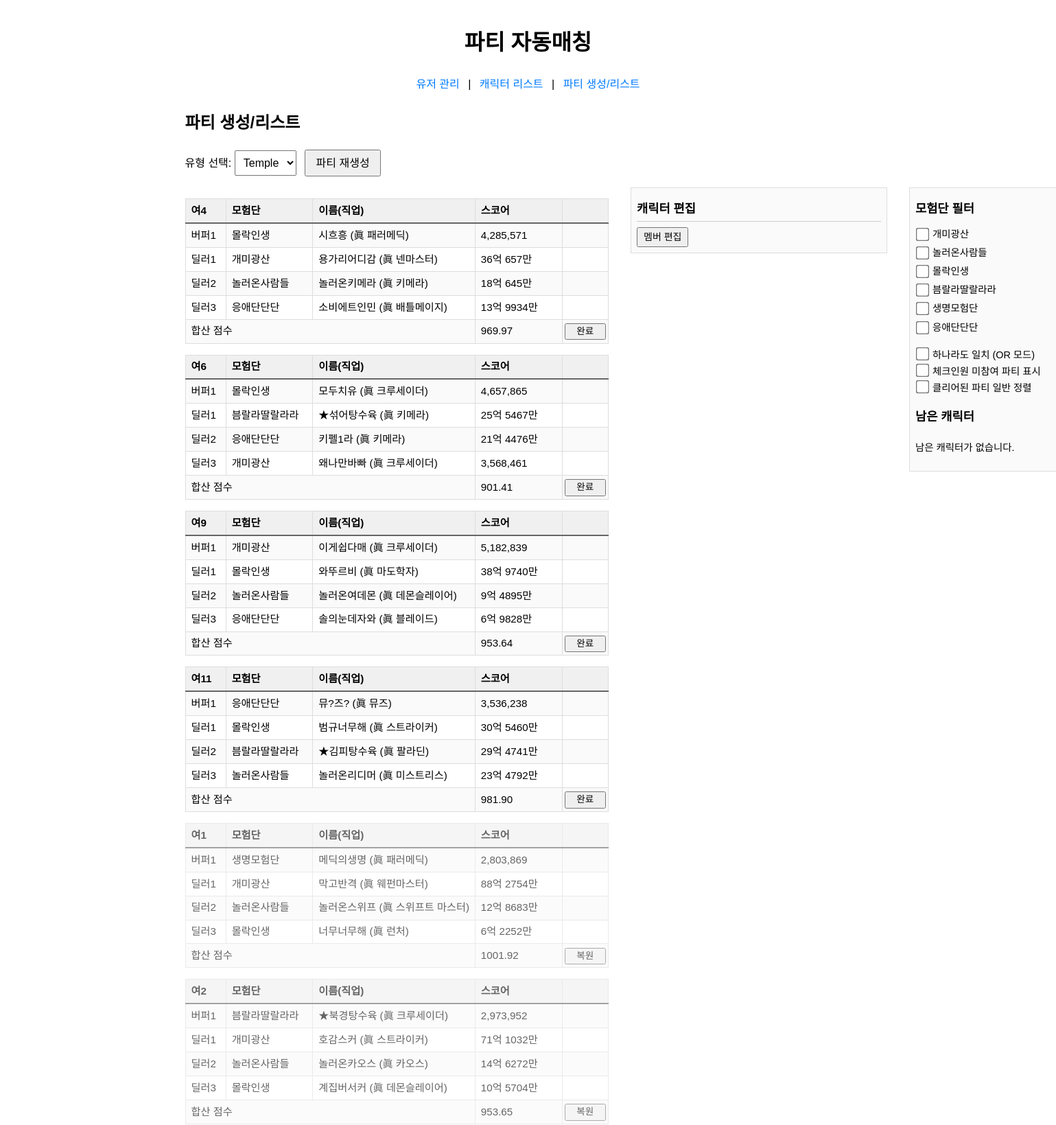
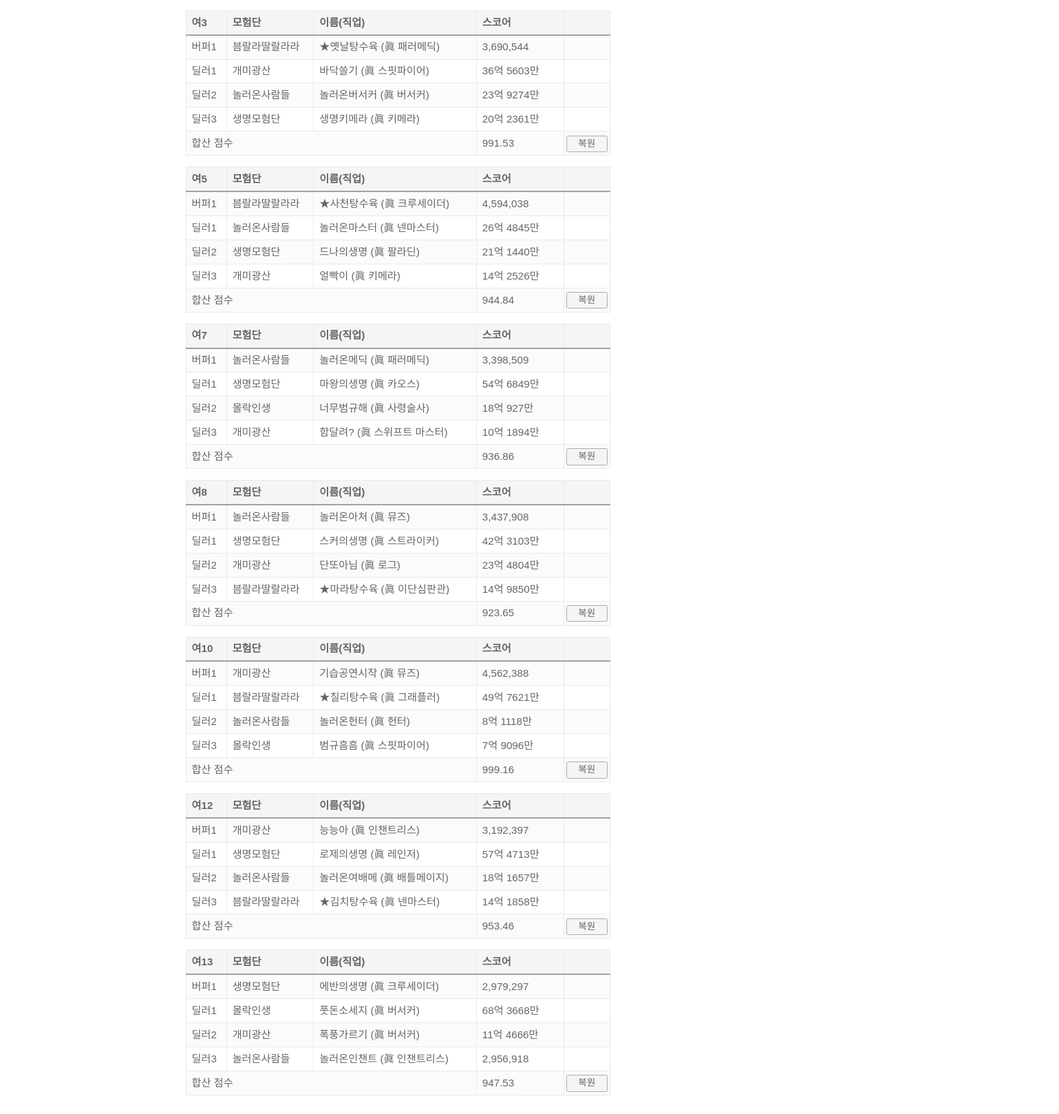
Page /party/ on the committed database (2 pictures, top to bottom).
### tables this page shows
CREATE TABLE "party" (
	"id"	INTEGER,
	"type"	TEXT,
	"buffer"	TEXT,
	"dealer1"	TEXT,
	"dealer2"	TEXT,
	"dealer3"	TEXT,
	"result"	NUMERIC,
	"is_completed"	TEXT,
	PRIMARY KEY("id" AUTOINCREMENT)
);

### blueprints/party.py (the view, shortened to what this page needs)
@party_bp.route('/', methods=['GET', 'POST'])
def list_and_generate():
    role = request.values.get('role', 'temple')
    conn = get_db_connection()
    rows = conn.execute(
        "SELECT id, buffer, dealer1, dealer2, dealer3, result, "
        "       COALESCE(is_completed, 0) AS is_completed "
        "FROM party WHERE type = ? ORDER BY id ASC",
        (role,)
    ).fetchall()
    parties = []
    for r in rows:
        completed_flag = False
        try:
            completed_flag = bool(int(r['is_completed']))
        except Exception:
            completed_flag = bool(r['is_completed'])
        raw_buf = r['buffer']
        if raw_buf:
            buf = json.loads(raw_buf)
            buf['isbuffer'] = bool(int(buf.get('isbuffer', 0)))
        else:
            buf = None
        dealers = []
        for key in ('dealer1', 'dealer2', 'dealer3'):
            raw = r[key]
            if raw:
                d = json.loads(raw)
                d['isbuffer'] = bool(int(d.get('isbuffer', 0)))
                dealers.append(d)
            else:
                dealers.append(None)
        parties.append({
            'id': r['id'],
            'buffer': buf,
            'dealers': dealers,
            'result': r['result'],
            'is_completed': bool(int(r['is_completed'])),
        })
    ab_rows = conn.execute(
        "SELECT character FROM abandonment WHERE type = ? ORDER BY id ASC",
        (role,)
    ).fetchall()
    abandoned = [json.loads(r['character']) for r in ab_rows]
    conn.close()
    return render_template(
        'party.html',
        selected=role,
        parties=parties,
        abandoned=abandoned
    )

### blueprints/party.py (called while the page is built)
def format_korean(num):
    parts = []
    eok = num // 100_000_000
    if eok:
        parts.append(f"{eok}억")
        num %= 100_000_000
    man = num // 10_000
    if man:
        parts.append(f"{man}만")
    return " ".join(parts) or "0"

### db.py (called while the page is built)
def get_db_connection():
    db_path = os.path.join(current_app.root_path, 'database', 'DB.sqlite')
    conn = sqlite3.connect(db_path)
    conn.row_factory = sqlite3.Row
    return conn

### templates/party.html (shortened to what this page needs)
{% extends 'base.html' %}
{% block content %}
  <h2>파티 생성/리스트</h2>
  <div style="margin-bottom:1rem;">
    <form method="get" action="" style="display:inline;">
      <label for="role-select">유형 선택:</label>
      <select id="role-select" name="role" onchange="this.form.submit()">
        <option value="temple" {% if selected=='temple' %}selected{% endif %}>Temple</option>
      </select>
    </form>
	<form method="post" action="" style="display:inline; margin-left:0.5rem;" id="regen-form">
	  <button type="submit" id="regen-btn">파티 재생성</button>
	</form>
  </div>
  {% if parties %}
    <div class="party-wrapper">
      {% set prefixes = {'temple':'여','azure':'애','venus':'베'} %}
      <div class="party-list">
        {% for p in parties %}
          {% set partyIndex = loop.index %}
          <table class="border table-auto {% if p.is_completed %}completed{% endif %}" data-id="{{ p.id }}">
            <colgroup>
              <col style="width:7ch">
              <col style="width:15ch">
              <col style="width:28ch">
              <col style="width:15ch">
              <col style="width:8ch">
            </colgroup>
            <thead class="bg-gray-100">
              <tr>
                <th>{{ prefixes[selected] }}{{ loop.index }}</th>
                <th>모험단</th>
                <th>이름(직업)</th>
                <th>스코어</th>
                <th></th>
              </tr>
            </thead>
            <tbody>
			  <tr class="border-b">
				<td>버퍼1</td>
				{% if p.buffer %}
				  <td>{{ p.buffer.adventure }}</td>
				  <td>{{ p.buffer.chara_name }} ({{ p.buffer.job }})</td>
				  <td class="text-right">{{ "{:,}".format(p.buffer.score) }}</td>
				{% else %}
				  <td colspan="2" class="text-center">—</td>
				  <td class="text-right">—</td>
				{% endif %}
				<td class="swap-col">
				</td>
			  </tr>
              {% for i in range(3) %}
                {% set d = p.dealers[i] %}
                <tr class="border-b">
                  <td>딜러{{ i+1 }}</td>
                  {% if d %}
                    <td>{{ d.adventure }}</td>
                    <td>{{ d.chara_name }} ({{ d.job }})</td>
                    <td class="text-right">
                      {% if d.isbuffer %}
                        {{ "{:,}".format(d.score) }}
                      {% else %}
                        <span class="score-text">{{ d.score | int | korean }}</span>
                      {% endif %}
                    </td>
                  {% else %}
                    <td colspan="2" class="text-center">—</td>
                    <td>—</td>
                  {% endif %}
                  <td class="swap-col">
                  </td>
                </tr>
              {% endfor %}
              <tr class="bg-gray-100">
                <td colspan="3" class="text-right font-semibold">합산 점수</td>
                <td class="text-right font-semibold">
                  {{ "{:.2f}".format(p.result) if p.result is not none else '—' }}
                </td>
                <td>
                  {% if not p.is_completed %}
                    <form method="post"
                          action="{{ url_for('party.complete_party') }}"
                          onsubmit="return confirm('이 파티를 던전 클리어 처리하시겠습니까?');">
                      <button type="submit">완료</button>
                    </form>
                  {% else %}
                    <form method="post"
                          action="{{ url_for('party.uncomplete_party') }}"
                          onsubmit="return confirm('이 파티를 미완료 상태로 되돌리시겠습니까?');">
                      <button type="submit">복원</button>
                    </form>
                  {% endif %}
                </td>
              </tr>
            </tbody>
          </table>
        {% endfor %}
      </div>
      <div class="middle-list">
        <h3>캐릭터 편집</h3>
        <button id="edit-members-btn">멤버 편집</button>
      </div>
      <div class="abandon-list">
        <h3>모험단 필터</h3>
        <ul id="filter-options" class="filter-options"></ul>
        <div class="mode-toggle">
          <label><input type="checkbox" id="filter-mode"> 하나라도 일치 (OR 모드)</label><br>
		  <label><input type="checkbox" id="show-non-participating"> 체크인원 미참여 파티 표시</label><br>
          <label><input type="checkbox" id="show-completed"> 클리어된 파티 일반 정렬</label>
        </div>
        <h3>남은 캐릭터</h3>
        {% if abandoned %}
          <ul class="characters">
            {% for c in abandoned %}
              <li data-char='{{ c|tojson }}'>
                <div class="character-card">
                  <div class="card-top">
                    {{ c.adventure }} — {{ c.chara_name }} ({{ c.job }})
                  </div>
                  <div class="card-bottom">
                    [{{ '버퍼' if c.isbuffer else '딜러' }}] - {{ "{:,}".format(c.score) }}
                    <button class="swap-in-btn" disabled>IN</button>
                  </div>
                </div>
              </li>
            {% endfor %}
          </ul>
        {% else %}
          <p>남은 캐릭터가 없습니다.</p>
        {% endif %}
      </div>
    </div>
  {% else %}
    <p>해당 유형의 파티가 없습니다. 파티 재생성을 눌러주세요.</p>
  {% endif %}
{% endblock %}

### templates/base.html (shortened to what this page needs)
<!doctype html>
<html lang="ko">
<head>
  <link rel="stylesheet" href="{{ url_for('static', filename='style.css') }}">
</head>
<body>
  <header>
    <h1>파티 자동매칭</h1>
    <nav>
      <a href="{{ url_for('users.list_users') }}">유저 관리</a> |
      <a href="{{ url_for('characters.show_characters') }}">캐릭터 리스트</a> |
      <a href="{{ url_for('party.list_and_generate') }}">파티 생성/리스트</a>
    </nav>
  </header>
  <main>
    {% block content %}{% endblock %}
  </main>
</body>
</html>
</body>
</html>

### static/style.css (style rules this page uses)
body { font-family: sans-serif; max-width: 1000px; margin: 0 auto; padding: 1rem; line-height: 1.6; }
header { text-align: center; margin-bottom: 1.5rem; }
nav { margin-top: 0.5rem; }
nav a { margin: 0 0.5rem; text-decoration: none; color: #007bff; }
select { padding: 0.4rem 0.6rem; font-size: 0.9rem; }
button { padding: 0.4rem 0.8rem; font-size: 1rem; line-height: 1.2; cursor: pointer; margin-right: 0.25rem; }
.table, table { width: auto; border-collapse: collapse; font-size: 0.9rem; margin-top: 1rem; }
th, td { border: 1px solid #ddd; padding: 0.4rem 0.8rem; text-align: left; white-space: nowrap; }
thead th { background-color: #f0f0f0; border-bottom: 2px solid #666; }
tbody tr:nth-child(odd) { background-color: #fafafa; }
p { margin-top: 1rem; font-size: 0.9rem; }
@media (min-width: 1024px) and (max-width: 1919px) { body { max-width: 1000px; padding: 1rem; } }
@media (min-width: 1024px) and (max-width: 1919px) { button { padding: 0.5rem 0.9rem; font-size: 1rem; margin-right: 0.4rem; } }
@media (min-width: 1024px) and (max-width: 1919px) { select { padding: 0.5rem; font-size: 1rem; } }
@media (min-width: 1024px) and (max-width: 1919px) { table { font-size: 0.95rem; } }
input[type="checkbox"] { transform: scale(1.5); margin: 0.25rem; }
.party-wrapper { display: flex; align-items: flex-start; gap: 2rem; width: 100%; }
.party-list { flex: 0 0 auto; margin-right: auto; }
.middle-list { flex: 0 0 40ch; position: sticky; top: 1rem; max-height: calc(100vh - 6rem); overflow-y: auto; padding: 0.5rem; border: 1px solid #ddd; background: #fafafa; }
.middle-list h3 { margin-top: 0.5rem; margin-bottom: 0.5rem; font-size: 1.1rem; border-bottom: 1px solid #ccc; padding-bottom: 0.25rem; }
.abandon-list { flex: 0 0 40ch; margin-left: 2rem; position: sticky; top: 1rem; max-height: calc(100vh - 6rem); overflow-y: auto; padding: 0.5rem; border: 1px solid #ddd; background: #fafafa; }
.party-list button, .abandon-list button { padding: 0.10rem 0.5rem; font-size: 0.875rem; line-height: 1.2; }
.party-list table th, .party-list table td { padding: 0.3rem 0.5rem; }
#edit-members-btn { padding: 0.25rem 0.5rem; font-size: 0.875rem; line-height: 1.2; margin: 0; }
.party-list table td:last-child form button { display: inline-block; width: 100%; margin: 0; padding: 0; height: 100%; font-size: 0.85rem; line-height: 1.5em; }
.party-list table td:last-child { padding: 0.2em; text-align: center; vertical-align: middle; }
.party-list table td.swap-col { padding: 0.2em; text-align: center; vertical-align: middle; }
.swap-col { padding: 0; }
.middle-list h3 { border-bottom: 1px solid #ccc; }

### templates/party.html (style rules this page uses)
.completed { filter: grayscale(100%); opacity: 0.6; }
.party-wrapper { display: flex; align-items: flex-start; gap: 2rem; width: 100%; }
.party-list { flex: 1 1 auto; }
.party-list table { width: 65ch; table-layout: fixed; margin-bottom: 1rem; }
.abandon-list { flex: 0 0 40ch; margin-left: auto; position: sticky; top: 1rem; max-height: calc(100vh - 6rem); overflow-y: auto; padding: 0.5rem; border: 1px solid #ddd; background: #fafafa; }
.abandon-list h3 { margin: 0.5rem 0 0.25rem; font-size: 1.1rem; padding-bottom: 0.25rem; }
.abandon-list .filter-options { list-style: none; padding: 0; margin: 0.5rem 0 1rem; }
.abandon-list .mode-toggle { margin-bottom: 1rem; font-size: 0.9rem; }

### rows in the picture
party: prefixes "여", buffer.adventure "생명모험단", buffer.chara_name "메딕의생명", buffer.job "眞 패러메딕", buffer.score "2,803,869", i "1" "2" "3", adventure "개미광산" "놀러온사람들" "몰락인생", chara_name "막고반격" "놀러온스위프" "너무너무해", job "眞 웨펀마스터" "眞 스위프트 마스터" "眞 런처", score|korean "88억 2754만" "12억 8683만" "6억 2252만", result "1001.92"
party: prefixes "여", buffer.adventure "븜랄라딸랄라라", buffer.chara_name "★북경탕수육", buffer.job "眞 크루세이더", buffer.score "2,973,952", i "1" "2" "3", adventure "개미광산" "놀러온사람들" "몰락인생", chara_name "호감스커" "놀러온카오스" "계집버서커", job "眞 스트라이커" "眞 카오스" "眞 데몬슬레이어", score|korean "71억 1032만" "14억 6272만" "10억 5704만", result "953.65"
party: prefixes "여", buffer.adventure "븜랄라딸랄라라", buffer.chara_name "★옛날탕수육", buffer.job "眞 패러메딕", buffer.score "3,690,544", i "1" "2" "3", adventure "개미광산" "놀러온사람들" "생명모험단", chara_name "바닥쓸기" "놀러온버서커" "생명키메라", job "眞 스핏파이어" "眞 버서커" "眞 키메라", score|korean "36억 5603만" "23억 9274만" "20억 2361만", result "991.53"
party: prefixes "여", buffer.adventure "몰락인생", buffer.chara_name "시흐흥", buffer.job "眞 패러메딕", buffer.score "4,285,571", i "1" "2" "3", adventure "개미광산" "놀러온사람들" "응애단단단", chara_name "용가리어디감" "놀러온키메라" "소비에트인민", job "眞 넨마스터" "眞 키메라" "眞 배틀메이지", score|korean "36억 657만" "18억 645만" "13억 9934만", result "969.97"
party: prefixes "여", buffer.adventure "븜랄라딸랄라라", buffer.chara_name "★사천탕수육", buffer.job "眞 크루세이더", buffer.score "4,594,038", i "1" "2" "3", adventure "놀러온사람들" "생명모험단" "개미광산", chara_name "놀러온마스터" "드나의생명" "얼빡이", job "眞 넨마스터" "眞 팔라딘" "眞 키메라", score|korean "26억 4845만" "21억 1440만" "14억 2526만", result "944.84"
party: prefixes "여", buffer.adventure "몰락인생", buffer.chara_name "모두치유", buffer.job "眞 크루세이더", buffer.score "4,657,865", i "1" "2" "3", adventure "븜랄라딸랄라라" "응애단단단" "개미광산", chara_name "★섞어탕수육" "키펠1라" "왜나만바빠", job "眞 키메라" "眞 키메라" "眞 크루세이더", score|korean "25억 5467만" "21억 4476만", score "3,568,461", result "901.41"
party: prefixes "여", buffer.adventure "놀러온사람들", buffer.chara_name "놀러온메딕", buffer.job "眞 패러메딕", buffer.score "3,398,509", i "1" "2" "3", adventure "생명모험단" "몰락인생" "개미광산", chara_name "마왕의생명" "너무범규해" "함달려?", job "眞 카오스" "眞 사령술사" "眞 스위프트 마스터", score|korean "54억 6849만" "18억 927만" "10억 1894만", result "936.86"
party: prefixes "여", buffer.adventure "놀러온사람들", buffer.chara_name "놀러온아처", buffer.job "眞 뮤즈", buffer.score "3,437,908", i "1" "2" "3", adventure "생명모험단" "개미광산" "븜랄라딸랄라라", chara_name "스커의생명" "단또아님" "★마라탕수육", job "眞 스트라이커" "眞 로그" "眞 이단심판관", score|korean "42억 3103만" "23억 4804만" "14억 9850만", result "923.65"
party: prefixes "여", buffer.adventure "개미광산", buffer.chara_name "이게쉽다매", buffer.job "眞 크루세이더", buffer.score "5,182,839", i "1" "2" "3", adventure "몰락인생" "놀러온사람들" "응애단단단", chara_name "와뚜르비" "놀러온여데몬" "솔의눈데자와", job "眞 마도학자" "眞 데몬슬레이어" "眞 블레이드", score|korean "38억 9740만" "9억 4895만" "6억 9828만", result "953.64"
party: prefixes "여", buffer.adventure "개미광산", buffer.chara_name "기습공연시작", buffer.job "眞 뮤즈", buffer.score "4,562,388", i "1" "2" "3", adventure "븜랄라딸랄라라" "놀러온사람들" "몰락인생", chara_name "★칠리탕수육" "놀러온헌터" "범규흠흠", job "眞 그래플러" "眞 헌터" "眞 스핏파이어", score|korean "49억 7621만" "8억 1118만" "7억 9096만", result "999.16"
party: prefixes "여", buffer.adventure "응애단단단", buffer.chara_name "뮤?즈?", buffer.job "眞 뮤즈", buffer.score "3,536,238", i "1" "2" "3", adventure "몰락인생" "븜랄라딸랄라라" "놀러온사람들", chara_name "범규너무해" "★김피탕수육" "놀러온리디머", job "眞 스트라이커" "眞 팔라딘" "眞 미스트리스", score|korean "30억 5460만" "29억 4741만" "23억 4792만", result "981.90"
party: prefixes "여", buffer.adventure "개미광산", buffer.chara_name "능능아", buffer.job "眞 인챈트리스", buffer.score "3,192,397", i "1" "2" "3", adventure "생명모험단" "놀러온사람들" "븜랄라딸랄라라", chara_name "로제의생명" "놀러온여배메" "★김치탕수육", job "眞 레인저" "眞 배틀메이지" "眞 넨마스터", score|korean "57억 4713만" "18억 1657만" "14억 1858만", result "953.46"
party: prefixes "여", buffer.adventure "생명모험단", buffer.chara_name "에반의생명", buffer.job "眞 크루세이더", buffer.score "2,979,297", i "1" "2" "3", adventure "몰락인생" "개미광산" "놀러온사람들", chara_name "풋돈소세지" "폭풍가르기" "놀러온인챈트", job "眞 버서커" "眞 버서커" "眞 인챈트리스", score|korean "68억 3668만" "11억 4666만", score "2,956,918", result "947.53"
